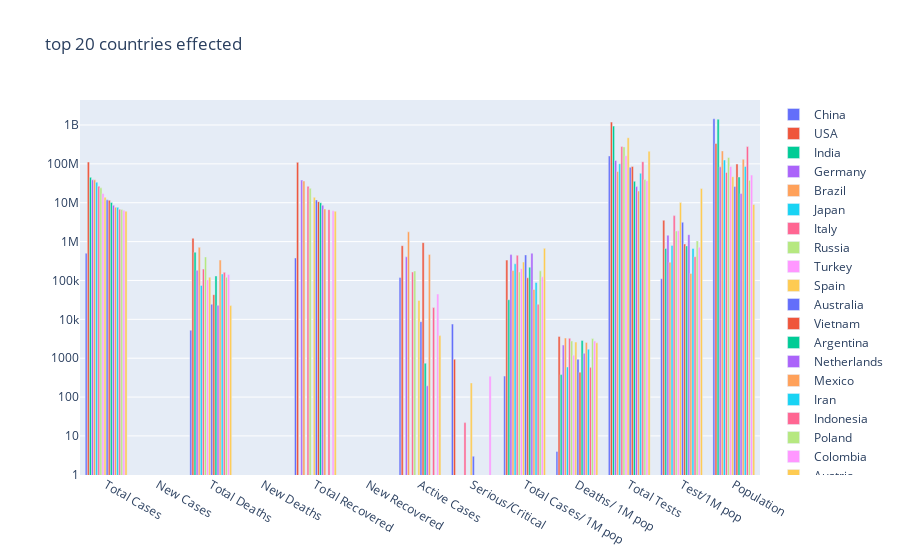

Write notebook code for a chart like this one.
### Code cell
LOOK_AT = 20
country = country_df.columns[1:14]
fig = go.Figure()
c=0
for i in country_df.index:
    if c < LOOK_AT:
        fig.add_trace(go.Bar(name = country_df['Country'][i], x = country, y = country_df.loc[i][1:14]))
    else:
        break
    c +=1
fig.update_layout(title = {"text" : f' top {LOOK_AT} countries effected'}, yaxis_type = "log")
fig.show()
fig.write_html("TopCountriesEffected.html")

### Figure 1 — Plotly figure (JSON) as saved in the notebook; plotly's stock layout.template omitted (floating-point values rounded to 4 significant figures)
{"data": [{"name": "China", "type": "bar", "x": ["Total Cases", "New Cases", "Total Deaths", "New Deaths", "Total Recovered", "New Recovered", "Active Cases", "Serious/Critical", "Total Cases/ 1M pop", "Deaths/ 1M pop", "Total Tests", "Test/1M pop", "Population"], "y": [503302, -1, 5272, -1, 379053, -1, 118977, 7557, 347, 4, 160000000, 110461, 1448471400]}, {"name": "USA", "type": "bar", "x": ["Total Cases", "New Cases", "Total Deaths", "New Deaths", "Total Recovered", "New Recovered", "Active Cases", "Serious/Critical", "Total Cases/ 1M pop", "Deaths/ 1M pop", "Total Tests", "Test/1M pop", "Population"], "y": [111820082, -1151, 1219487, -7, 109814428, -10109, 786167, 940, 333985, 3642, 1186851502, 3544901, 334805269]}, {"name": "India", "type": "bar", "x": ["Total Cases", "New Cases", "Total Deaths", "New Deaths", "Total Recovered", "New Recovered", "Active Cases", "Serious/Critical", "Total Cases/ 1M pop", "Deaths/ 1M pop", "Total Tests", "Test/1M pop", "Population"], "y": [45035393, -68, 533570, -1, 0, 0, 0, 0, 32016, 379, 935879495, 665334, 1406631776]}, {"name": "Germany", "type": "bar", "x": ["Total Cases", "New Cases", "Total Deaths", "New Deaths", "Total Recovered", "New Recovered", "Active Cases", "Serious/Critical", "Total Cases/ 1M pop", "Deaths/ 1M pop", "Total Tests", "Test/1M pop", "Population"], "y": [38828995, -73, 183027, -16, 38240600, -1, 405368, 0, 462891, 2182, 122332384, 1458359, 83883596]}, {"name": "Brazil", "type": "bar", "x": ["Total Cases", "New Cases", "Total Deaths", "New Deaths", "Total Recovered", "New Recovered", "Active Cases", "Serious/Critical", "Total Cases/ 1M pop", "Deaths/ 1M pop", "Total Tests", "Test/1M pop", "Population"], "y": [38743918, -1, 711380, -1, 36249161, -1, 1783377, 0, 179908, 3303, 63776166, 296146, 215353593]}, {"name": "Japan", "type": "bar", "x": ["Total Cases", "New Cases", "Total Deaths", "New Deaths", "Total Recovered", "New Recovered", "Active Cases", "Serious/Critical", "Total Cases/ 1M pop", "Deaths/ 1M pop", "Total Tests", "Test/1M pop", "Population"], "y": [33803572, -1, 74694, -1, 0, 0, 0, 0, 269169, 595, 100414883, 799578, 125584838]}, {"name": "Italy", "type": "bar", "x": ["Total Cases", "New Cases", "Total Deaths", "New Deaths", "Total Recovered", "New Recovered", "Active Cases", "Serious/Critical", "Total Cases/ 1M pop", "Deaths/ 1M pop", "Total Tests", "Test/1M pop", "Population"], "y": [26723249, -1, 196487, -1, 26361218, -1, 165544, 22, 443445, 3261, 281126449, 4665010, 60262770]}, {"name": "Russia", "type": "bar", "x": ["Total Cases", "New Cases", "Total Deaths", "New Deaths", "Total Recovered", "New Recovered", "Active Cases", "Serious/Critical", "Total Cases/ 1M pop", "Deaths/ 1M pop", "Total Tests", "Test/1M pop", "Population"], "y": [24124215, -1, 402756, -1, 23545818, -1, 175641, 0, 165454, 2762, 273400000, 1875095, 145805947]}, {"name": "Turkey", "type": "bar", "x": ["Total Cases", "New Cases", "Total Deaths", "New Deaths", "Total Recovered", "New Recovered", "Active Cases", "Serious/Critical", "Total Cases/ 1M pop", "Deaths/ 1M pop", "Total Tests", "Test/1M pop", "Population"], "y": [17232066, -1, 102174, -1, 0, 0, 0, 0, 201399, 1194, 162743369, 1902052, 85561976]}, {"name": "Spain", "type": "bar", "x": ["Total Cases", "New Cases", "Total Deaths", "New Deaths", "Total Recovered", "New Recovered", "Active Cases", "Serious/Critical", "Total Cases/ 1M pop", "Deaths/ 1M pop", "Total Tests", "Test/1M pop", "Population"], "y": [13914811, -1, 121760, -1, 13762417, -1, 30634, 231, 297840, 2606, 471036328, 10082298, 46719142]}, {"name": "Australia", "type": "bar", "x": ["Total Cases", "New Cases", "Total Deaths", "New Deaths", "Total Recovered", "New Recovered", "Active Cases", "Serious/Critical", "Total Cases/ 1M pop", "Deaths/ 1M pop", "Total Tests", "Test/1M pop", "Population"], "y": [11853144, -664, 24414, -1, 11820014, -4299, 8716, 3, 454687, 937, 81916639, 3142326, 26068792]}, {"name": "Vietnam", "type": "bar", "x": ["Total Cases", "New Cases", "Total Deaths", "New Deaths", "Total Recovered", "New Recovered", "Active Cases", "Serious/Critical", "Total Cases/ 1M pop", "Deaths/ 1M pop", "Total Tests", "Test/1M pop", "Population"], "y": [11625195, -1, 43206, -1, 10640971, -1, 941018, -1, 117481, 437, 85826548, 867342, 98953541]}, {"name": "Argentina", "type": "bar", "x": ["Total Cases", "New Cases", "Total Deaths", "New Deaths", "Total Recovered", "New Recovered", "Active Cases", "Serious/Critical", "Total Cases/ 1M pop", "Deaths/ 1M pop", "Total Tests", "Test/1M pop", "Population"], "y": [10128845, -1, 130841, -1, 9997258, -1, 746, -1, 220143, 2844, 35716069, 776264, 46010234]}, {"name": "Netherlands", "type": "bar", "x": ["Total Cases", "New Cases", "Total Deaths", "New Deaths", "Total Recovered", "New Recovered", "Active Cases", "Serious/Critical", "Total Cases/ 1M pop", "Deaths/ 1M pop", "Total Tests", "Test/1M pop", "Population"], "y": [8635786, -1, 22992, -1, 8612599, -1, 195, 0, 501747, 1336, 25984435, 1509718, 17211447]}, {"name": "Mexico", "type": "bar", "x": ["Total Cases", "New Cases", "Total Deaths", "New Deaths", "Total Recovered", "New Recovered", "Active Cases", "Serious/Critical", "Total Cases/ 1M pop", "Deaths/ 1M pop", "Total Tests", "Test/1M pop", "Population"], "y": [7702809, -1, 334958, -1, 6899865, -1, 467986, 0, 58549, 2546, 20013810, 152124, 131562772]}, {"name": "Iran", "type": "bar", "x": ["Total Cases", "New Cases", "Total Deaths", "New Deaths", "Total Recovered", "New Recovered", "Active Cases", "Serious/Critical", "Total Cases/ 1M pop", "Deaths/ 1M pop", "Total Tests", "Test/1M pop", "Population"], "y": [7627186, -1, 146811, -1, 0, 0, 0, -1, 88665, 1707, 57320267, 666338, 86022837]}, {"name": "Indonesia", "type": "bar", "x": ["Total Cases", "New Cases", "Total Deaths", "New Deaths", "Total Recovered", "New Recovered", "Active Cases", "Serious/Critical", "Total Cases/ 1M pop", "Deaths/ 1M pop", "Total Tests", "Test/1M pop", "Population"], "y": [6829221, -1, 162063, -1, 6647104, -1, 20054, 0, 24466, 581, 114158919, 408975, 279134505]}, {"name": "Poland", "type": "bar", "x": ["Total Cases", "New Cases", "Total Deaths", "New Deaths", "Total Recovered", "New Recovered", "Active Cases", "Serious/Critical", "Total Cases/ 1M pop", "Deaths/ 1M pop", "Total Tests", "Test/1M pop", "Population"], "y": [6661991, -1, 120598, -1, 0, 0, 0, 0, 176524, 3196, 39323709, 1041970, 37739785]}, {"name": "Colombia", "type": "bar", "x": ["Total Cases", "New Cases", "Total Deaths", "New Deaths", "Total Recovered", "New Recovered", "Active Cases", "Serious/Critical", "Total Cases/ 1M pop", "Deaths/ 1M pop", "Total Tests", "Test/1M pop", "Population"], "y": [6400173, -1, 143200, -1, 6212152, -1, 44821, 342, 124244, 2780, 36951507, 717327, 51512762]}, {"name": "Austria", "type": "bar", "x": ["Total Cases", "New Cases", "Total Deaths", "New Deaths", "Total Recovered", "New Recovered", "Active Cases", "Serious/Critical", "Total Cases/ 1M pop", "Deaths/ 1M pop", "Total Tests", "Test/1M pop", "Population"], "y": [6081287, -1, 22542, -1, 6054934, -1, 3811, -1, 670727, 2486, 211273524, 23302116, 9066710]}], "layout": {"title": {"text": " top 20 countries effected"}, "yaxis": {"type": "log"}}}
